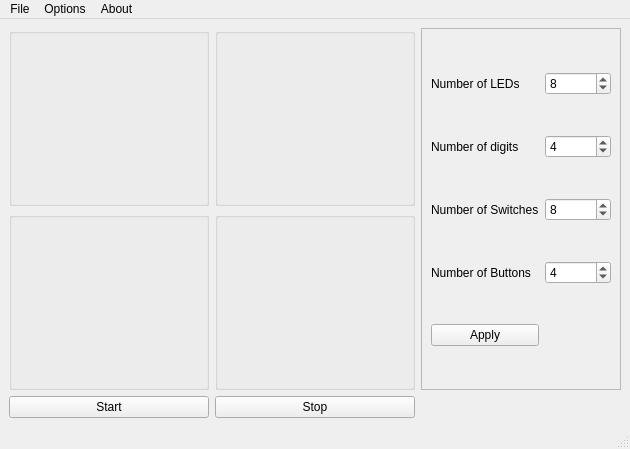
<?xml version="1.0" encoding="UTF-8"?>
<ui version="4.0">
 <class>MainWindow</class>
 <widget class="QMainWindow" name="MainWindow">
  <property name="geometry">
   <rect>
    <x>0</x>
    <y>0</y>
    <width>630</width>
    <height>449</height>
   </rect>
  </property>
  <property name="windowTitle">
   <string>MainWindow</string>
  </property>
  <widget class="QWidget" name="centralwidget">
   <layout class="QGridLayout" name="gridLayout">
    <item row="0" column="0">
     <widget class="QGroupBox" name="ledGroup">
      <property name="title">
       <string/>
      </property>
     </widget>
    </item>
    <item row="2" column="1">
     <widget class="QPushButton" name="StopButton">
      <property name="text">
       <string>Stop</string>
      </property>
     </widget>
    </item>
    <item row="1" column="0">
     <widget class="QGroupBox" name="switchGroup">
      <property name="title">
       <string/>
      </property>
     </widget>
    </item>
    <item row="2" column="0">
     <widget class="QPushButton" name="StartButton">
      <property name="text">
       <string>Start</string>
      </property>
     </widget>
    </item>
    <item row="0" column="1">
     <widget class="QGroupBox" name="digitGroup">
      <property name="title">
       <string/>
      </property>
     </widget>
    </item>
    <item row="0" column="2" rowspan="2">
     <widget class="QFrame" name="configFrame">
      <property name="frameShape">
       <enum>QFrame::StyledPanel</enum>
      </property>
      <property name="frameShadow">
       <enum>QFrame::Raised</enum>
      </property>
      <layout class="QGridLayout" name="gridLayout_2">
       <item row="4" column="0">
        <widget class="QLabel" name="label_3">
         <property name="text">
          <string>Number of Buttons</string>
         </property>
        </widget>
       </item>
       <item row="1" column="1">
        <widget class="QSpinBox" name="ledSpinBox">
         <property name="value">
          <number>8</number>
         </property>
        </widget>
       </item>
       <item row="3" column="1">
        <widget class="QSpinBox" name="SwitchSpinBox">
         <property name="value">
          <number>8</number>
         </property>
        </widget>
       </item>
       <item row="5" column="0">
        <widget class="QPushButton" name="applyConfigButton">
         <property name="text">
          <string>Apply</string>
         </property>
        </widget>
       </item>
       <item row="1" column="0">
        <widget class="QLabel" name="label">
         <property name="text">
          <string>Number of LEDs</string>
         </property>
        </widget>
       </item>
       <item row="3" column="0">
        <widget class="QLabel" name="label_2">
         <property name="text">
          <string>Number of Switches</string>
         </property>
        </widget>
       </item>
       <item row="4" column="1">
        <widget class="QSpinBox" name="ButtonSpinBox">
         <property name="value">
          <number>4</number>
         </property>
        </widget>
       </item>
       <item row="2" column="1">
        <widget class="QSpinBox" name="DigitSpinBox">
         <property name="value">
          <number>4</number>
         </property>
        </widget>
       </item>
       <item row="2" column="0">
        <widget class="QLabel" name="label_4">
         <property name="autoFillBackground">
          <bool>false</bool>
         </property>
         <property name="styleSheet">
          <string notr="true"/>
         </property>
         <property name="text">
          <string>Number of digits</string>
         </property>
        </widget>
       </item>
      </layout>
     </widget>
    </item>
    <item row="1" column="1">
     <widget class="QGroupBox" name="buttonGroup">
      <property name="title">
       <string/>
      </property>
      <property name="flat">
       <bool>false</bool>
      </property>
     </widget>
    </item>
   </layout>
  </widget>
  <widget class="QMenuBar" name="menubar">
   <property name="geometry">
    <rect>
     <x>0</x>
     <y>0</y>
     <width>630</width>
     <height>20</height>
    </rect>
   </property>
   <widget class="QMenu" name="menuFile">
    <property name="title">
     <string>File</string>
    </property>
    <addaction name="actionOpen"/>
   </widget>
   <widget class="QMenu" name="menuOptions">
    <property name="title">
     <string>Options</string>
    </property>
    <addaction name="actionSettings"/>
   </widget>
   <widget class="QMenu" name="menuAbout">
    <property name="title">
     <string>About</string>
    </property>
    <addaction name="actionVersion"/>
   </widget>
   <addaction name="menuFile"/>
   <addaction name="menuOptions"/>
   <addaction name="menuAbout"/>
  </widget>
  <widget class="QStatusBar" name="statusbar"/>
  <action name="actionOpen">
   <property name="text">
    <string>Open</string>
   </property>
  </action>
  <action name="actionSettings">
   <property name="text">
    <string>Settings</string>
   </property>
  </action>
  <action name="actionConfigure">
   <property name="text">
    <string>Configure</string>
   </property>
  </action>
  <action name="actionVersion">
   <property name="text">
    <string>Version</string>
   </property>
  </action>
 </widget>
 <resources/>
 <connections/>
</ui>
